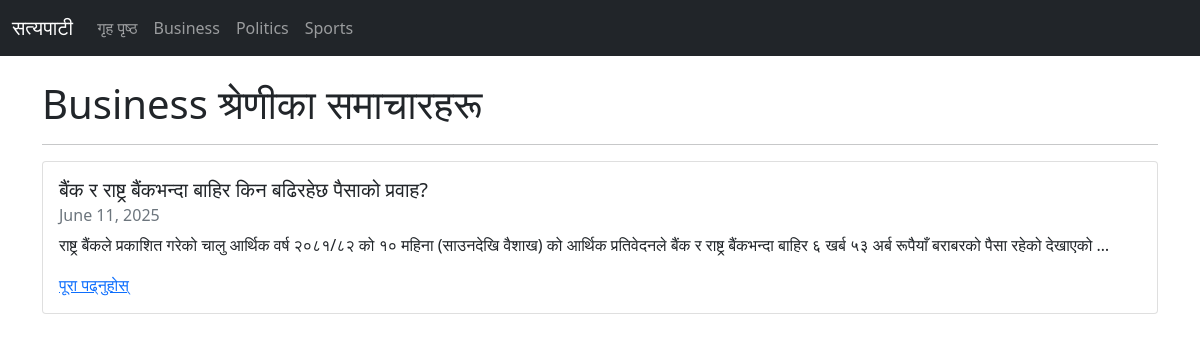
Page /category/1/ on the committed database.
### news/models.py (models this page shows, shortened)
class Category(models.Model):
    name = models.CharField(max_length=100)

class Article(models.Model):
    title = models.CharField('शीर्षक', max_length=200)
    content = models.TextField('सामग्री')
    publication_date = models.DateTimeField('प्रकाशन मिति', default=timezone.now)
    category = models.ForeignKey(Category, on_delete=models.CASCADE)
    image = models.ImageField('तस्वीर', upload_to='images/', blank=True, null=True)
    class Meta:
        ordering = ['-publication_date'] # नयाँ समाचारलाई माथि देखाउन

### news/views.py (the view)
# urls.py: path('category/<int:category_id>/', views.category_page, name='category_page'),
def category_page(request, category_id):
    category = get_object_or_404(Category, id=category_id)
    articles = Article.objects.filter(category=category)
    categories = Category.objects.all()
    context = {
        'category': category,
        'articles': articles,
        'categories': categories,
    }
    return render(request, 'news/category.html', context)

### news/templates/news/category.html (shortened to what this page needs)
{% extends "news/base.html" %}
{% block content %}
    <h1>{{ category.name }} श्रेणीका समाचारहरू</h1>
    <hr>
    {% for article in articles %}
        <div class="card mb-3">
            <div class="card-body">
                <h5 class="card-title">{{ article.title }}</h5>
                <h6 class="card-subtitle mb-2 text-muted">{{ article.publication_date|date:"F d, Y" }}</h6>
                <p class="card-text">{{ article.content|truncatewords:30 }}</p>
                <a href="{% url 'article_detail' article.id %}" class="card-link">पूरा पढ्नुहोस्</a>
            </div>
        </div>
    {% empty %}
        <p>यस श्रेणीमा कुनै समाचार उपलब्ध छैन।</p>
    {% endfor %}
{% endblock %}

### news/templates/news/base.html (shortened to what this page needs)
<!DOCTYPE html>
<html lang="ne">
<head>
    <link href="https://cdn.jsdelivr.net/npm/bootstrap@5.1.3/dist/css/bootstrap.min.css" rel="stylesheet">
</head>
<body>
    <nav class="navbar navbar-expand-lg navbar-dark bg-dark">
        <div class="container-fluid">
            <a class="navbar-brand" href="{% url 'home_page' %}">सत्यपाटी</a>
            <div class="collapse navbar-collapse">
                <ul class="navbar-nav me-auto mb-2 mb-lg-0">
                    <li class="nav-item"><a class="nav-link" href="{% url 'home_page' %}">गृह पृष्ठ</a></li>
                    {% for cat in categories %}
                    <li class="nav-item">
                        <a class="nav-link" href="{% url 'category_page' cat.id %}">{{ cat.name }}</a>
                    </li>
                    {% endfor %}
                </ul>
            </div>
        </div>
    </nav>
    <div class="container mt-4">
        {% block content %}
        {% endblock %}
    </div>
</body>
</html>

### rows in the picture
Category: name "Business"
Category: name "Politics"
Category: name "Sports"
Article: title "बैंक र राष्ट्र बैंकभन्दा बाहिर किन बढिरहेछ पैसाको प्रवाह?", publication_date "June 11, 2025", content "राष्ट्र बैंकले प्रकाशित गरेको चालु आर्थिक वर्ष २०८१/८२ को १० महिना (साउनदेखि वैशाख) को आर्थिक प्रतिवेदनले बैंक र राष्ट्र बैंकभन्दा बाहिर ६ खर्ब ५३ अर्ब रूपैयाँ बराबरको पैसा रहेको देखाएको …"
